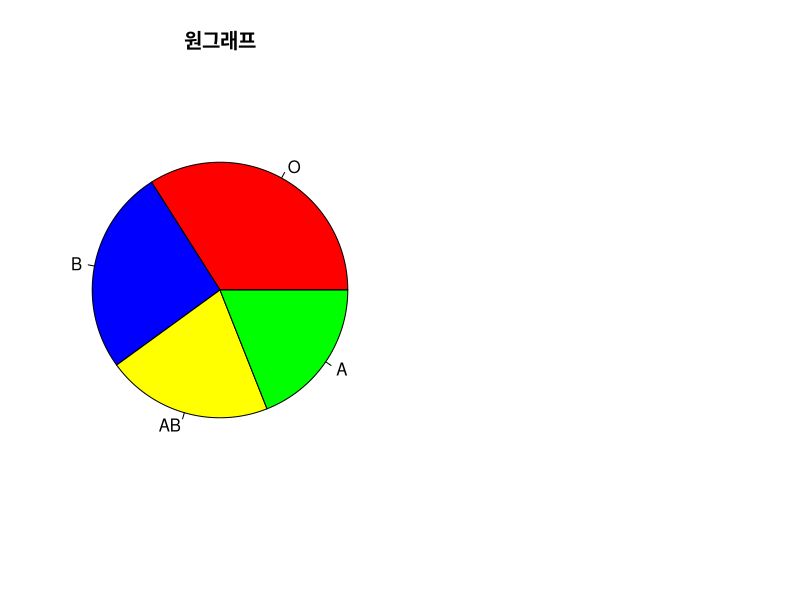

The R source for this figure:
# Title     : TODO
# Objective : TODO
# Created by: justk
# Created on: 2021-03-20

blood_type <- c("A", "O", "AB", "O", "B", "O", "O", "AB", "B", "B", "B", "A", "B", "O", "O", "A", "AB", "O", "A", "O", "B", "B", "O", "O", "B", "O", "O", "AB", "B", "O", "O", "A", "A", "AB", "AB", "AB", "B", "O", "B", "O", "AB", "B", "A", "A", "O", "O", "B", "B", "AB", "AB", "AB", "A", "A", "A", "O", "B", "A", "B", "O", "O", "AB", "O", "B", "AB", "O", "B", "A", "B", "B", "O", "O", "B", "AB", "AB", "A", "O", "AB", "A", "O", "O", "O", "AB", "O", "B", "O", "B", "AB", "B", "O", "A", "AB", "AB", "A", "A", "B", "O", "AB", "O", "B", "A")
sorted_blood_type <- sort(table(blood_type), decreasing = T)
par(mfrow = c(1, 2))
slices <- c('red', 'blue', 'yellow', 'green')
pie(sorted_blood_type, col = slices, radius = 1, main = "\uC6D0\uADF8\uB798\uD504")
print(sorted_blood_type)

